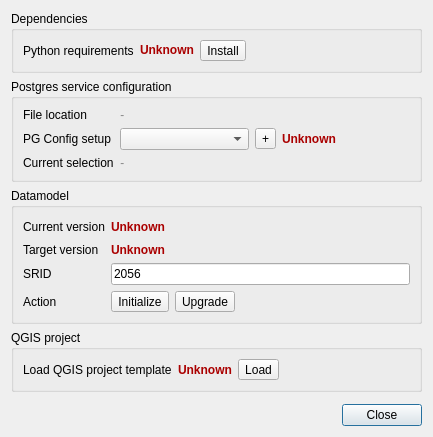
<?xml version="1.0" encoding="UTF-8"?>
<ui version="4.0">
 <class>TwwSettingsDialog</class>
 <widget class="QDialog" name="TwwSettingsDialog">
  <property name="geometry">
   <rect>
    <x>0</x>
    <y>0</y>
    <width>433</width>
    <height>424</height>
   </rect>
  </property>
  <property name="windowTitle">
   <string>Datamodel tool</string>
  </property>
  <layout class="QFormLayout" name="formLayout_5">
   <item row="2" column="0" colspan="2">
    <widget class="QGroupBox" name="groupBox">
     <property name="title">
      <string>Dependencies</string>
     </property>
     <layout class="QFormLayout" name="formLayout">
      <item row="0" column="1">
       <layout class="QHBoxLayout" name="horizontalLayout_4">
        <item>
         <widget class="QLabel" name="pythonCheckLabel">
          <property name="styleSheet">
           <string notr="true">color: rgb(170, 0, 0);
font-weight: bold;</string>
          </property>
          <property name="text">
           <string>Unknown</string>
          </property>
          <property name="textInteractionFlags">
           <set>Qt::LinksAccessibleByMouse|Qt::TextSelectableByKeyboard|Qt::TextSelectableByMouse</set>
          </property>
         </widget>
        </item>
        <item>
         <widget class="QToolButton" name="installDepsButton">
          <property name="text">
           <string>Install</string>
          </property>
         </widget>
        </item>
        <item>
         <spacer name="horizontalSpacer_3">
          <property name="orientation">
           <enum>Qt::Horizontal</enum>
          </property>
          <property name="sizeHint" stdset="0">
           <size>
            <width>40</width>
            <height>20</height>
           </size>
          </property>
         </spacer>
        </item>
       </layout>
      </item>
      <item row="0" column="0">
       <widget class="QLabel" name="label_11">
        <property name="text">
         <string>Python requirements</string>
        </property>
       </widget>
      </item>
     </layout>
    </widget>
   </item>
   <item row="3" column="0" colspan="2">
    <widget class="QGroupBox" name="groupBox_2">
     <property name="title">
      <string>Postgres service configuration</string>
     </property>
     <layout class="QFormLayout" name="formLayout_4">
      <item row="0" column="0">
       <widget class="QLabel" name="label">
        <property name="text">
         <string>File location</string>
        </property>
       </widget>
      </item>
      <item row="0" column="1">
       <widget class="QLabel" name="pgservicePathLabel">
        <property name="styleSheet">
         <string notr="true">font: italic; color: #888</string>
        </property>
        <property name="text">
         <string>-</string>
        </property>
       </widget>
      </item>
      <item row="1" column="0">
       <widget class="QLabel" name="label_8">
        <property name="text">
         <string>PG Config setup</string>
        </property>
       </widget>
      </item>
      <item row="1" column="1">
       <layout class="QHBoxLayout" name="horizontalLayout_3">
        <item>
         <widget class="QComboBox" name="pgserviceComboBox"/>
        </item>
        <item>
         <widget class="QToolButton" name="pgserviceAddButton">
          <property name="text">
           <string>+</string>
          </property>
         </widget>
        </item>
        <item>
         <widget class="QLabel" name="pgconfigCheckLabel">
          <property name="styleSheet">
           <string notr="true">color: rgb(170, 0, 0);
font-weight: bold;</string>
          </property>
          <property name="text">
           <string>Unknown</string>
          </property>
         </widget>
        </item>
       </layout>
      </item>
      <item row="2" column="0">
       <widget class="QLabel" name="label_5">
        <property name="text">
         <string>Current selection</string>
        </property>
       </widget>
      </item>
      <item row="2" column="1">
       <widget class="QLabel" name="pgserviceCurrentLabel">
        <property name="styleSheet">
         <string notr="true">font: italic; color: #888</string>
        </property>
        <property name="text">
         <string>-</string>
        </property>
        <property name="wordWrap">
         <bool>true</bool>
        </property>
       </widget>
      </item>
     </layout>
    </widget>
   </item>
   <item row="4" column="0" colspan="2">
    <widget class="QGroupBox" name="groupBox_4">
     <property name="title">
      <string>Datamodel</string>
     </property>
     <layout class="QFormLayout" name="formLayout_3">
      <item row="0" column="0">
       <widget class="QLabel" name="label_6">
        <property name="text">
         <string>Current version</string>
        </property>
       </widget>
      </item>
      <item row="0" column="1">
       <layout class="QHBoxLayout" name="horizontalLayout_2">
        <item>
         <widget class="QLabel" name="versionCheckLabel">
          <property name="styleSheet">
           <string notr="true">color: rgb(170, 0, 0);
font-weight: bold;</string>
          </property>
          <property name="text">
           <string>Unknown</string>
          </property>
         </widget>
        </item>
        <item>
         <spacer name="horizontalSpacer_2">
          <property name="orientation">
           <enum>Qt::Horizontal</enum>
          </property>
          <property name="sizeHint" stdset="0">
           <size>
            <width>40</width>
            <height>20</height>
           </size>
          </property>
         </spacer>
        </item>
       </layout>
      </item>
      <item row="2" column="0">
       <widget class="QLabel" name="label_12">
        <property name="text">
         <string>SRID</string>
        </property>
       </widget>
      </item>
      <item row="2" column="1">
       <widget class="QLineEdit" name="sridLineEdit">
        <property name="text">
         <string>2056</string>
        </property>
       </widget>
      </item>
      <item row="3" column="0">
       <widget class="QLabel" name="label_7">
        <property name="text">
         <string>Action</string>
        </property>
       </widget>
      </item>
      <item row="3" column="1">
       <layout class="QHBoxLayout" name="horizontalLayout">
        <item>
         <widget class="QToolButton" name="initializeButton">
          <property name="text">
           <string>Initialize</string>
          </property>
         </widget>
        </item>
        <item>
         <widget class="QToolButton" name="versionUpgradeButton">
          <property name="text">
           <string>Upgrade</string>
          </property>
         </widget>
        </item>
        <item>
         <spacer name="horizontalSpacer">
          <property name="orientation">
           <enum>Qt::Horizontal</enum>
          </property>
          <property name="sizeHint" stdset="0">
           <size>
            <width>40</width>
            <height>20</height>
           </size>
          </property>
         </spacer>
        </item>
       </layout>
      </item>
      <item row="1" column="0">
       <widget class="QLabel" name="label_2">
        <property name="text">
         <string>Target version</string>
        </property>
       </widget>
      </item>
      <item row="1" column="1">
       <widget class="QLabel" name="targetVersionLabel">
        <property name="styleSheet">
         <string notr="true">color: rgb(170, 0, 0);
font-weight: bold;</string>
        </property>
        <property name="text">
         <string>Unknown</string>
        </property>
       </widget>
      </item>
     </layout>
    </widget>
   </item>
   <item row="5" column="0" colspan="2">
    <widget class="QGroupBox" name="groupBox_3">
     <property name="title">
      <string>QGIS project</string>
     </property>
     <layout class="QFormLayout" name="formLayout_2">
      <item row="0" column="1">
       <layout class="QHBoxLayout" name="horizontalLayout_5">
        <item>
         <widget class="QLabel" name="projectCheckLabel">
          <property name="styleSheet">
           <string notr="true">color: rgb(170, 0, 0);
font-weight: bold;</string>
          </property>
          <property name="text">
           <string>Unknown</string>
          </property>
         </widget>
        </item>
        <item>
         <widget class="QToolButton" name="loadProjectButton">
          <property name="text">
           <string>Load</string>
          </property>
         </widget>
        </item>
        <item>
         <spacer name="horizontalSpacer_4">
          <property name="orientation">
           <enum>Qt::Horizontal</enum>
          </property>
          <property name="sizeHint" stdset="0">
           <size>
            <width>40</width>
            <height>20</height>
           </size>
          </property>
         </spacer>
        </item>
       </layout>
      </item>
      <item row="0" column="0">
       <widget class="QLabel" name="label_3">
        <property name="text">
         <string>Load QGIS project template</string>
        </property>
       </widget>
      </item>
     </layout>
    </widget>
   </item>
   <item row="7" column="0" colspan="2">
    <widget class="QDialogButtonBox" name="mBtnBoxOkCancel">
     <property name="orientation">
      <enum>Qt::Horizontal</enum>
     </property>
     <property name="standardButtons">
      <set>QDialogButtonBox::Close</set>
     </property>
    </widget>
   </item>
   <item row="6" column="0" colspan="2">
    <spacer name="verticalSpacer">
     <property name="orientation">
      <enum>Qt::Vertical</enum>
     </property>
     <property name="sizeHint" stdset="0">
      <size>
       <width>20</width>
       <height>40</height>
      </size>
     </property>
    </spacer>
   </item>
  </layout>
 </widget>
 <resources/>
 <connections>
  <connection>
   <sender>mBtnBoxOkCancel</sender>
   <signal>accepted()</signal>
   <receiver>TwwSettingsDialog</receiver>
   <slot>accept()</slot>
   <hints>
    <hint type="sourcelabel">
     <x>248</x>
     <y>254</y>
    </hint>
    <hint type="destinationlabel">
     <x>157</x>
     <y>274</y>
    </hint>
   </hints>
  </connection>
  <connection>
   <sender>mBtnBoxOkCancel</sender>
   <signal>rejected()</signal>
   <receiver>TwwSettingsDialog</receiver>
   <slot>reject()</slot>
   <hints>
    <hint type="sourcelabel">
     <x>316</x>
     <y>260</y>
    </hint>
    <hint type="destinationlabel">
     <x>286</x>
     <y>274</y>
    </hint>
   </hints>
  </connection>
 </connections>
</ui>
